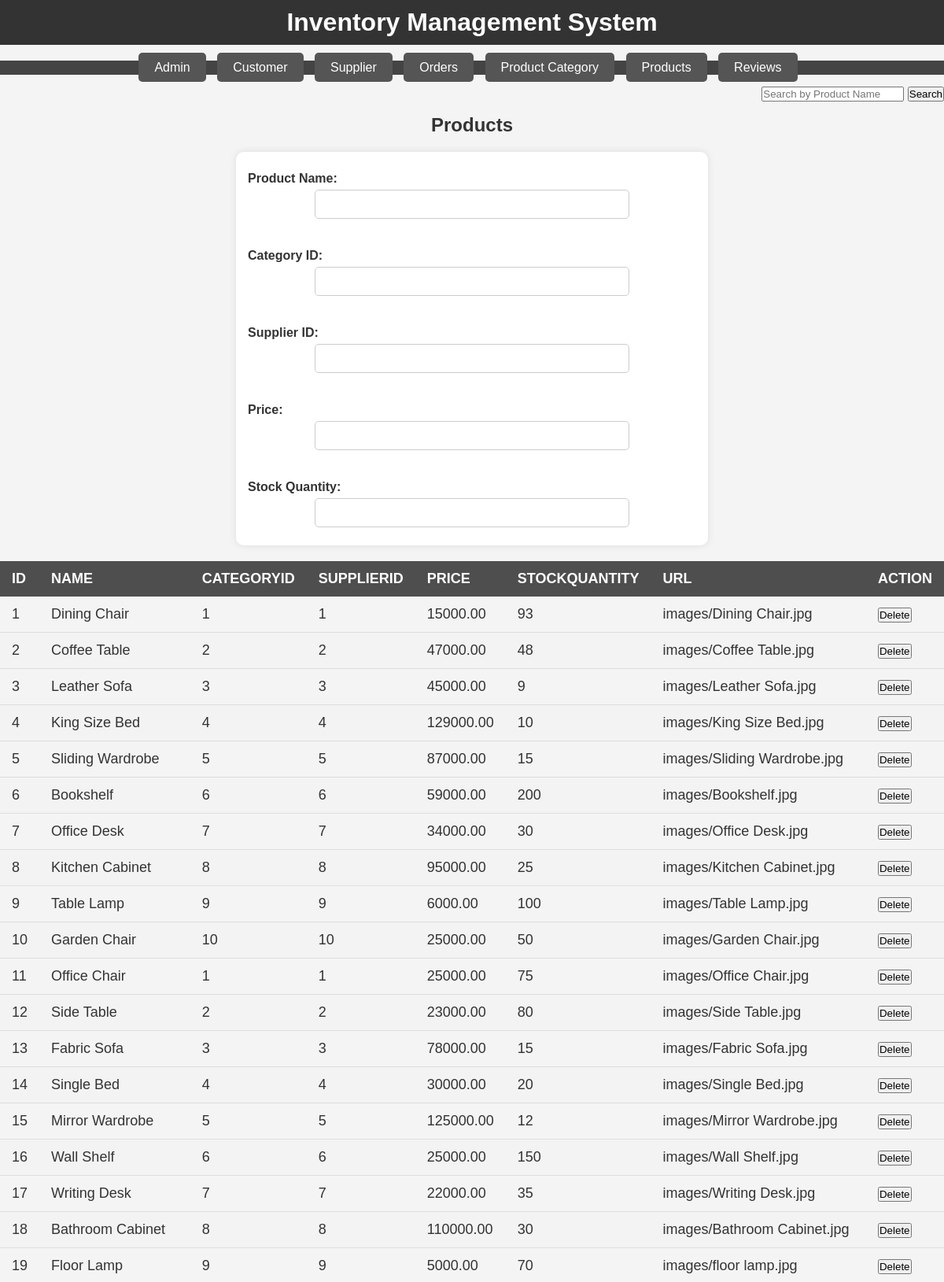
Page /admin/dash/products.php (upper part) on the committed database.
### tables this page shows
CREATE TABLE `products` (
  `ID` int(11) NOT NULL,
  `Name` varchar(100) NOT NULL,
  `CategoryID` int(11) NOT NULL,
  `SupplierID` int(11) NOT NULL,
  `Price` decimal(10,2) NOT NULL,
  `StockQuantity` int(11) NOT NULL,
  `URL` varchar(100) NOT NULL
);

### admin/dash/products.php (the view, shortened to what this page needs)
<!DOCTYPE html>
<html lang="en">
<head>
    <link rel="stylesheet" href="../css/astyle.css">
    <link rel="stylesheet" href="../css/style.css">
</head>
<body>
    <header>
        <h1>Inventory Management System</h1>
    </header>
    <nav>
        <ul>
            <li><a href="admin.php">Admin</a></li>
            <li><a href="customer.php">Customer</a></li>
            <li><a href="supplier.php">Supplier</a></li>
            <li><a href="orders.php">Orders</a></li>
            <li><a href="product-category.php">Product Category</a></li>
            <li><a href="products.php">Products</a></li>
            <li><a href="reviews.php">Reviews</a></li>
        </ul>
        <form action="products.php" method="get" style="float: right; margin-top: 15px;">
            <input type="text" name="search_name" placeholder="Search by Product Name">
            <button type="submit">Search</button>
        </form>
    </nav>
    <main>
        <h2>Products</h2>
        <form  class="AForm" action="add_product.php" method="post">
            <label for="name">Product Name:</label>
            <input type="text" id="name" name="name" required>
            <br>
            <label for="category">Category ID:</label>
            <input type="number" id="category" name="category" required>
            <br>
            <label for="supplier">Supplier ID:</label>
            <input type="number" id="supplier" name="supplier" required>
            <br>
            <label for="price">Price:</label>
            <input type="number" id="price" name="price" step="0.01" required>
            <br>
            <label for="stock">Stock Quantity:</label>
            <input type="number" id="stock" name="stock" required>
            <br>
            <br>
        </form>
        <table>
            <thead>
                <tr>
                    <?php
                    $conn = new mysqli("localhost", "root", "", "furniture_shop2");
                    $result = $conn->query("SHOW COLUMNS FROM products");
                    while ($row = $result->fetch_assoc()) {
                        echo "<th>" . $row['Field'] . "</th>";
                    }
                    echo "<th>Action</th>";
                    ?>
                </tr>
            </thead>
            <tbody>
                <?php
                if (isset($_GET['search_name']) && !empty($_GET['search_name'])) {
                    $search_name = $conn->real_escape_string($_GET['search_name']);
                    $sql = "SELECT * FROM products WHERE name LIKE '%$search_name%'";
                } else {
                    $sql = "SELECT * FROM products";
                }
                $result = $conn->query($sql);
                if ($result->num_rows > 0) {
                    while ($row = $result->fetch_assoc()) {
                        echo "<tr>";
                        foreach ($row as $column) {
                            echo "<td>" . $column . "</td>";
                        }
                        echo "<td>";
                        echo "<form action='delete_product.php' method='post' onsubmit='return confirm(\"Are you sure you want to delete this product?\");'>";
                        echo "<button type='submit'>Delete</button>";
                        echo "</form>";
                        echo "</td>";
                        echo "</tr>";
                    }
                } else {
                    echo "<tr><td colspan='100%'>No results found</td></tr>";
                }
                ?>
            </tbody>
        </table>
    </main>
</body>
</html>

### admin/css/astyle.css (style rules this page uses)
table { width: 100%; border-collapse: collapse; margin: 20px 0; font-size: 18px; text-align: left; }
thead th { background-color: #4f4e4e; color: #fff; padding: 12px 15px; text-transform: uppercase; }
tbody td { padding: 12px 15px; border-bottom: 1px solid #ddd; }
tbody tr:nth-child(even) { background-color: #f3f3f3; }
.AForm { background-color: white; padding: 15px; border-radius: 10px; box-shadow: 0 0 10px rgba(0, 0, 0, 0.1); max-width: 600px; width: 100%; margin: 20px auto; display: flex; flex-direction: column; align-items: center; max-height: 500px; overflow: auto; }
.AForm label { margin: 10px 0 5px; font-weight: bold; width: 100%; text-align: left; }
.AForm input[type="text"], .AForm input[type="number"], .AForm input[type="email"], .AForm input[type="password"] { width: 100%; max-width: 400px; padding: 10px; margin-bottom: 10px; border: 1px solid #ccc; border-radius: 5px; }

### admin/css/style.css (style rules this page uses)
* { margin: 0; padding: 0; box-sizing: border-box; }
body { font-family: Arial, sans-serif; background-color: #f4f4f4; color:#333; }
header { background-color: #333; color: #fff; padding: 10px 0; text-align: center; }
nav { margin: 20px 0; background-color: #444; text-align: center; }
nav ul { list-style-type: none; }
nav ul li { display: inline-block; margin-right: 10px; }
nav ul li a { text-decoration: none; color: #fff; padding: 10px 20px; background-color: #555; border-radius: 5px; transition: background-color 0.3s; }
main { text-align: center; margin-top: 50px; }
main h2 { font-size: 24px; margin-bottom: 20px; }

### rows in the picture
products: column "1", Name "Dining Chair", Price "15000.00", StockQuantity "93", URL "images/Dining Chair.jpg"
products: column "2", Name "Coffee Table", Price "47000.00", StockQuantity "48", URL "images/Coffee Table.jpg"
products: column "3", Name "Leather Sofa", Price "45000.00", StockQuantity "9", URL "images/Leather Sofa.jpg"
products: column "4", Name "King Size Bed", Price "129000.00", StockQuantity "10", URL "images/King Size Bed.jpg"
products: column "5", Name "Sliding Wardrobe", Price "87000.00", StockQuantity "15", URL "images/Sliding Wardrobe.jpg"
products: column "6", Name "Bookshelf", Price "59000.00", StockQuantity "200", URL "images/Bookshelf.jpg"
products: column "7", Name "Office Desk", Price "34000.00", StockQuantity "30", URL "images/Office Desk.jpg"
products: column "8", Name "Kitchen Cabinet", Price "95000.00", StockQuantity "25", URL "images/Kitchen Cabinet.jpg"
products: column "9", Name "Table Lamp", Price "6000.00", StockQuantity "100", URL "images/Table Lamp.jpg"
products: column "10", Name "Garden Chair", Price "25000.00", StockQuantity "50", URL "images/Garden Chair.jpg"
products: ID "11", Name "Office Chair", column "1", Price "25000.00", StockQuantity "75", URL "images/Office Chair.jpg"
products: ID "12", Name "Side Table", column "2", Price "23000.00", StockQuantity "80", URL "images/Side Table.jpg"
products: ID "13", Name "Fabric Sofa", column "3", Price "78000.00", StockQuantity "15", URL "images/Fabric Sofa.jpg"
products: ID "14", Name "Single Bed", column "4", Price "30000.00", StockQuantity "20", URL "images/Single Bed.jpg"
products: ID "15", Name "Mirror Wardrobe", column "5", Price "125000.00", StockQuantity "12", URL "images/Mirror Wardrobe.jpg"
products: ID "16", Name "Wall Shelf", column "6", Price "25000.00", StockQuantity "150", URL "images/Wall Shelf.jpg"
products: ID "17", Name "Writing Desk", column "7", Price "22000.00", StockQuantity "35", URL "images/Writing Desk.jpg"
products: ID "18", Name "Bathroom Cabinet", column "8", Price "110000.00", StockQuantity "30", URL "images/Bathroom Cabinet.jpg"
products: ID "19", Name "Floor Lamp", column "9", Price "5000.00", StockQuantity "70", URL "images/floor lamp.jpg"

### other values in the picture
$row['Field'] "ID"
$row['Field'] "NAME"
$row['Field'] "CATEGORYID"
$row['Field'] "SUPPLIERID"
$row['Field'] "PRICE"
$row['Field'] "STOCKQUANTITY"
$row['Field'] "URL"
